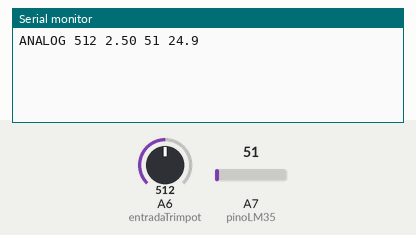
This sketch was run on a simulated Arduino Nano, built with avr-gcc and run on an emulated ATmega328P. Parts: the last lines printed to the serial monitor. The inputs (shaded band) are chosen by the test bench; at power-on: A7 (pinoLM35) = 51, A6 (entradaTrimpot) = 512.

Above: at 1.2 s.
1.3 s: A7 (pinoLM35) set to 61
At 2.5 s:
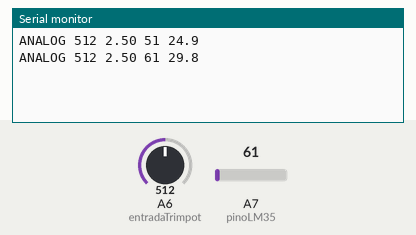
2.8 s: A6 (entradaTrimpot) set to 716
4.3 s: A7 (pinoLM35) set to 71
At 4.3 s:
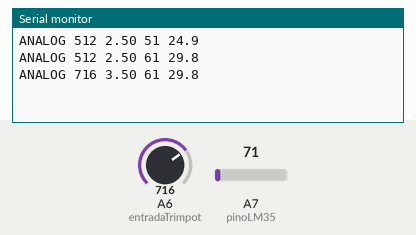
5.8 s: A6 (entradaTrimpot) set to 900
At 6.9 s:
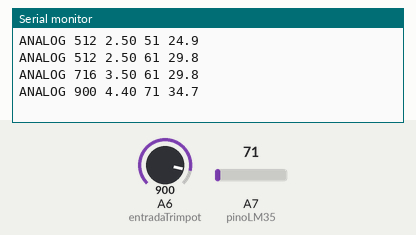
Timing chart, 0 to 8.3 s (numbered marks = the images above; inputs shaded):
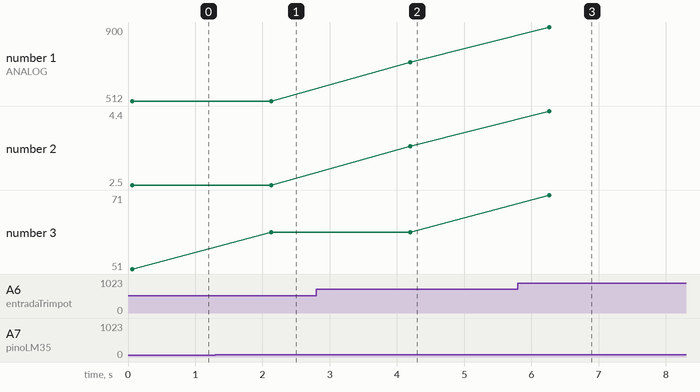

The sketch:

Lab125_UART_PySerial03.ino
```cpp
/*
Microgenios Tecnologia e Educação.
www.microgenios.com.br / www.microgeniosacademy.com.br
Curso: Formação LabGenios Nano
Instrutor: Gabriel Rosa Paz
Data: 25/04/2026

Laboratórios para estudo de Comunicação ente Computador e Arduino (Microcontrolador)
utilizando Python, PySerial e criação/decodificação de protocolos básicos

Laboratório 125 - Recebimento de Dados Analógicos via Python do Arduino
*/

/*
Arduino envia leituras analógicas A6 e A7:
A6 → trimpot
A7 → LM35DZ

Covnersão das leituras:
Para o Trmpot (Tensão de 0V a 5V):
tensao = leitura * 5.0 / 1023.0;

Para o Sensor de Temperatura (10mV/°C):
temperatura = tensao_lm35 * 100.0;
*/

//Constantes:
#define entradaTrimpot A6
#define pinoLM35 A7
#define NUM_AMOSTRAS 11

//Variáveis Globais:
int leituras[NUM_AMOSTRAS];

//Código de filtro de Mediana
float lerTemperaturaMediana()
{
  //Faz 11 leituras:
  for (int i = 0; i < NUM_AMOSTRAS; i++)
  {
    leituras[i] = analogRead(pinoLM35);
    delay(5);
  }

  //Ordena as leituras em ordem crescente:
  for (int i = 0; i < NUM_AMOSTRAS - 1; i++)
  {
    for (int j = i + 1; j < NUM_AMOSTRAS; j++)
    {
      if (leituras[j] < leituras[i])
      {
        int temp = leituras[i];
        leituras[i] = leituras[j];
        leituras[j] = temp;
      }
    }
  }

  //Como são 11 amostras, a mediana é o elemento central:
  int adcMediana = leituras[NUM_AMOSTRAS / 2];

  /*
  //Converte ADC para tensão:
  float tensao = adcMediana * 5.0 / 1023.0;

  //LM35: 10 mV por °C:
  float temperatura = tensao * 100.0;

  return temperatura;
  */
  return adcMediana;
}

void setup()
{
  //Config. Serial:
  Serial.begin(9600);
}

void loop()
{

  //Leitura das entradas analógicas:
  int adcA6 = analogRead(entradaTrimpot);
  delay(10);
  //int adcA7 = analogRead(entradaLM35);
  //delay(10);

  //Conversão para tensão:
  float tensaoA6 = adcA6 * 5.0 / 1023.0;
  //float tensaoA7 = adcA7 * 5.0 / 1023.0;

  //Leitura, Filtro de Mediana:
  int adcA7 = lerTemperaturaMediana();

  //Converte ADC para tensão:
  float tensaoA7 = adcA7 * 5.0 / 1023.0;

  //LM35: 10 mV por °C:
  float temperatura = tensaoA7 * 100.0;

  //Montagem o protocolo de comunicação:
  Serial.print("ANALOG ");
  Serial.print(adcA6);
  Serial.print(" ");
  Serial.print(tensaoA6, 2);
  Serial.print(" ");
  Serial.print(adcA7);
  Serial.print(" ");
  Serial.println(temperatura, 1);

  delay(2000);
}
```

Measured:
- after the input at 1.3 s, the serial monitor: prints a new line after 0.83 s (image 1)
- after the input at 5.8 s, the serial monitor: prints a new line after 0.47 s (image 3)
- plotted number 1: 512 → 716 after the input at 2.8 s, 716 → 900 after the input at 5.8 s
- plotted number 2: 2.5 → 3.5 after the input at 2.8 s, 3.5 → 4.4 after the input at 5.8 s
- plotted number 3: 51 → 61 after the input at 1.3 s
